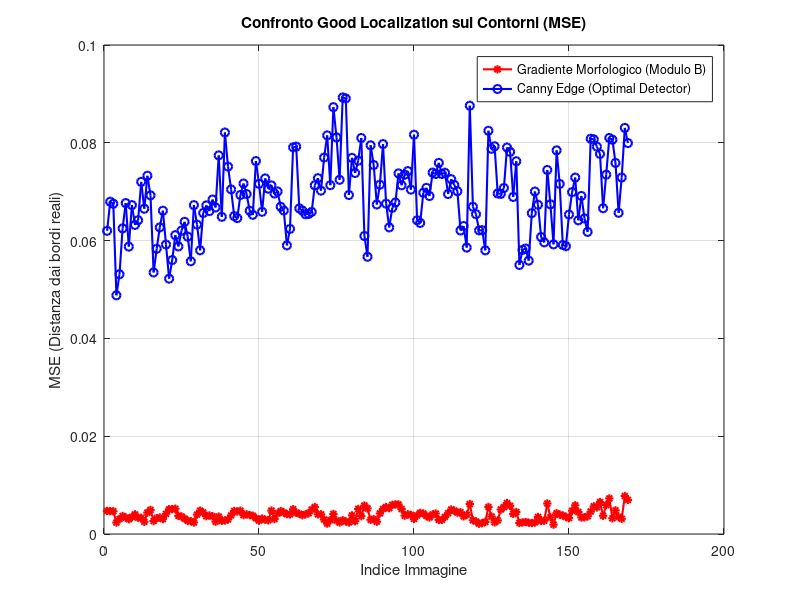

Write the MATLAB code that produced this figure.
% =========================================================================
% Script: plot_canny_vs_morfologico.m
% Script per dimostrare la "Good Localization" (Canny vs Morfologico)
% =========================================================================
clear; close all; clc;

% Carica i dati salvati dal main
disp('Caricamento dei dati dal workspace...');
load('workspace/performance_data.mat'); 

% Determina il numero totale di elementi nella struct
num_images = numel(project_data); 
asse_x = 1:num_images;

% Inizializzazione vettori
mse_morf = zeros(1, num_images);
mse_canny = zeros(1, num_images);

% Estrazione dati dalla struttura
for k = 1:num_images
    mse_morf(k) = project_data(k).MSE_Bordi_Morfologici;
    mse_canny(k) = project_data(k).MSE_Bordi_Canny;
end

% Creazione del grafico
figure('Name', 'Confronto Good Localization: Canny vs Morfologico');
plot(asse_x, mse_morf, 'r-*', 'LineWidth', 1.5); hold on;
plot(asse_x, mse_canny, 'b-o', 'LineWidth', 1.5); 

title('Confronto Good Localization sui Contorni (MSE)');
xlabel('Indice Immagine');
ylabel('MSE (Distanza dai bordi reali)');
legend('Gradiente Morfologico (Modulo B)', 'Canny Edge (Optimal Detector)');
grid on;
